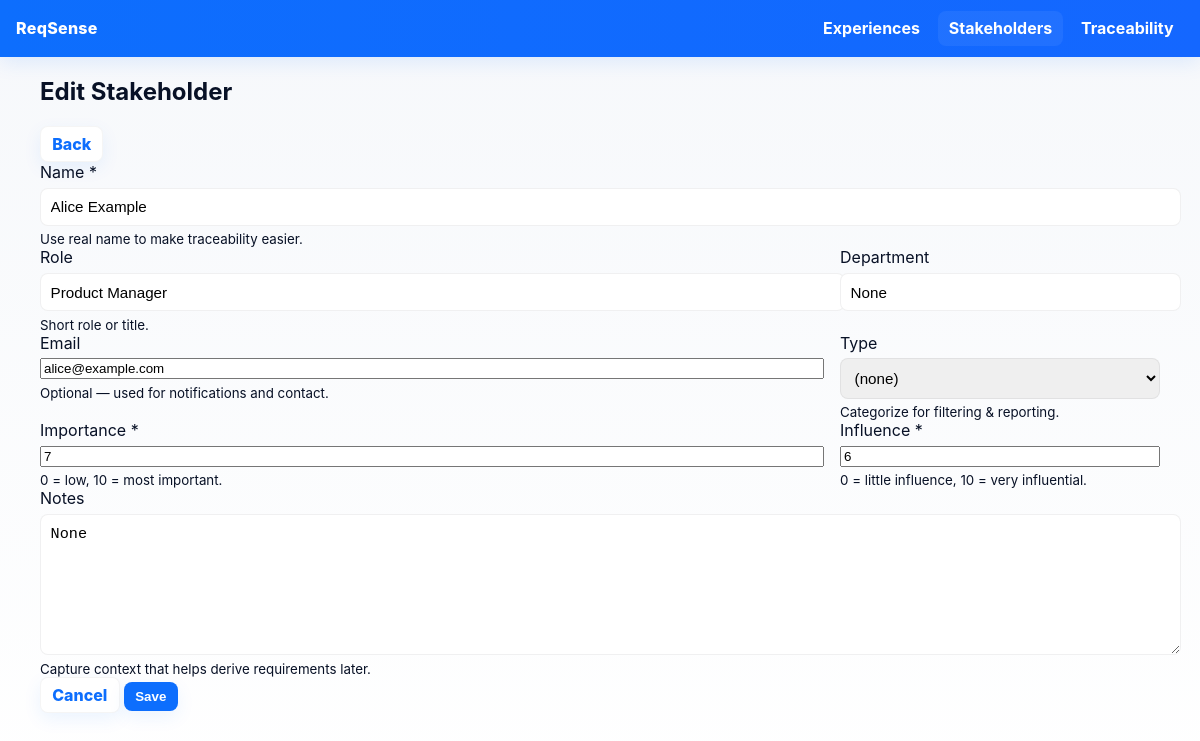
/stakeholders/1/edit, run on the app's committed database.
### src/models.py (models this page shows, shortened)
class Stakeholder(db.Model):
    __tablename__ = 'stakeholders'
    id = db.Column(db.Integer, primary_key=True)
    name = db.Column(db.String(255), nullable=False)
    role = db.Column(db.String(255), nullable=True)
    department = db.Column(db.String(255), nullable=True)
    email = db.Column(db.String(255), nullable=True)
    type = db.Column(db.String(100), nullable=True)       # e.g. Customer, Partner, Internal
    importance = db.Column(db.Integer, nullable=True)    # 0..10
    influence = db.Column(db.Integer, nullable=True)     # 0..10
    notes = db.Column(db.Text, nullable=True)
    created_at = db.Column(db.DateTime(timezone=True), default=lambda: datetime.now(timezone.utc))
    experiences = db.relationship('Experience', back_populates='stakeholder', lazy='select')
    requirements = db.relationship(
        'RequirementSubmission',
        secondary=stakeholder_requirements,
        back_populates='stakeholders',
        lazy='select'
    )

### src/routes/stakeholders.py (the view, shortened to what this page needs)
@stakeholders_bp.route('/<int:stakeholder_id>/edit', methods=['GET', 'POST'])
def edit(stakeholder_id):
    s = Stakeholder.query.get_or_404(stakeholder_id)
    return render_template('stakeholders/form.html', stakeholder=s)

### src/templates/stakeholders/form.html (shortened to what this page needs)
{% extends "base.html" %}
{% block content %}
<div class="form-card" role="region" aria-labelledby="stake-form-title">
  <div class="form-header">
    <h2 id="stake-form-title">{{ 'Edit' if stakeholder else 'Add' }} Stakeholder</h2>
    <div><a class="btn secondary" href="{{ url_for('stakeholders.overview') }}">Back</a></div>
  </div>
  <form method="post" class="form-body" novalidate>
    <div class="form-field">
      <label class="form-label" for="name">Name <span class="required" aria-hidden="true">*</span></label>
      <input id="name" name="name" type="text" required value="{{ stakeholder.name if stakeholder else '' }}" placeholder="Full name (e.g. Jane Doe)">
      <small class="helper">Use real name to make traceability easier.</small>
    </div>
    <div class="form-grid" aria-hidden="{{ 'false' }}">
      <div class="form-field">
        <label class="form-label" for="role">Role</label>
        <input id="role" name="role" type="text" value="{{ stakeholder.role if stakeholder else '' }}" placeholder="e.g. Product Manager">
        <small class="helper">Short role or title.</small>
      </div>
      <div class="form-field">
        <label class="form-label" for="department">Department</label>
        <input id="department" name="department" type="text" value="{{ stakeholder.department if stakeholder else '' }}" placeholder="e.g. Customer Success">
      </div>
    </div>
    <div class="form-grid">
      <div class="form-field">
        <label class="form-label" for="email">Email</label>
        <input id="email" name="email" type="email" value="{{ stakeholder.email if stakeholder else '' }}" placeholder="name@example.com" autocomplete="email">
        <small class="helper">Optional — used for notifications and contact.</small>
      </div>
      <div class="form-field">
        <label class="form-label" for="type">Type</label>
        <select id="type" name="type" aria-label="Stakeholder type">
          <option value="" {% if not stakeholder or not stakeholder.type %}selected{% endif %}>(none)</option>
        </select>
        <small class="helper">Categorize for filtering & reporting.</small>
      </div>
    </div>
    <div class="form-grid">
      <div class="form-field">
        <label class="form-label" for="importance">Importance <span class="required" aria-hidden="true">*</span></label>
        <input id="importance" name="importance" type="number" min="0" max="10" value="{{ stakeholder.importance if stakeholder and stakeholder.importance is not none else '' }}" placeholder="0-10" aria-describedby="importance-help" required>
        <small id="importance-help" class="helper">0 = low, 10 = most important.</small>
      </div>
      <div class="form-field">
        <label class="form-label" for="influence">Influence <span class="required" aria-hidden="true">*</span></label>
        <input id="influence" name="influence" type="number" min="0" max="10" value="{{ stakeholder.influence if stakeholder and stakeholder.influence is not none else '' }}" placeholder="0-10" aria-describedby="influence-help" required>
        <small id="influence-help" class="helper">0 = little influence, 10 = very influential.</small>
      </div>
    </div>
    <div class="form-field">
      <label class="form-label" for="notes">Notes</label>
      <textarea id="notes" name="notes" rows="5" placeholder="Optional context, agreements, relationships...">{{ stakeholder.notes if stakeholder else '' }}</textarea>
      <small class="helper">Capture context that helps derive requirements later.</small>
    </div>
    <div class="actions">
      <a class="btn secondary" href="{{ url_for('stakeholders.overview') }}">Cancel</a>
      <button type="submit" class="btn primary">{{ 'Save' if stakeholder else 'Create' }}</button>
    </div>
  </form>
</div>
{% endblock %}

### src/templates/base.html (style rules this page uses)
:root { --accent:#0d6efd; --bg:#f6f8fb; --card:#ffffff; --muted:#6c757d; --radius:10px; --shadow: 0 8px 26px rgba(13,110,253,0.06); }
html,body { height:100%;margin:0;font-family:Inter,system-ui,Segoe UI,Roboto,Arial;color:#081126;background:linear-gradient(180deg,var(--bg),#ffffff) }
.btn { display:inline-block;background:var(--accent);color:#fff;padding:.45rem .7rem;border-radius:8px;text-decoration:none;font-weight:800;border:none;cursor:pointer;box-shadow:0 6px 18px rgba(13,110,253,0.08) }
.btn.secondary { background:#fff;color:var(--accent);border:1px solid rgba(2,6,23,0.04) }
.form-grid { display:grid;grid-template-columns:1fr 320px;gap:1rem }
.form-field { display:flex;flex-direction:column;gap:.35rem }
input[type="text"], select, textarea { width:100%;padding:.6rem;border-radius:8px;border:1px solid rgba(2,6,23,0.06);font-size:.95rem }
textarea { min-height:120px;resize:vertical }

### data on the page
Stakeholder: name "Alice Example", role "Product Manager", department "None", email "alice@example.com", type "(none)", importance "7", influence "6", notes "None"

### other printed values
{{ 'Edit' if stakeholder else 'Add' }} "Edit"
{{ 'Save' if stakeholder else 'Create' }} "Save"
